Frame 1 (no input): blank canvas, image omitted
Frame 60 (the mouse pressed at the canvas centre just before this capture): blank canvas, image omitted
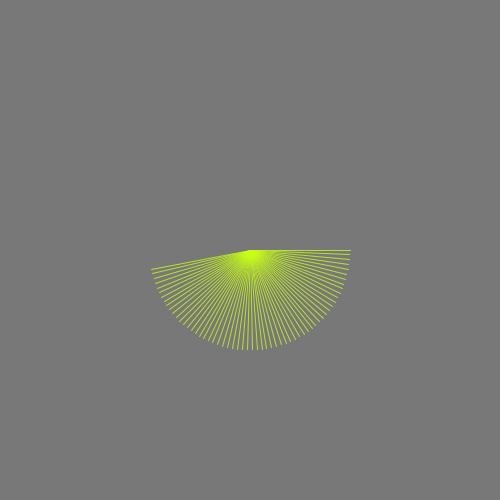
Frame 120 (the mouse held since frame 60 and released just before this capture)

The Processing sketch whose frames 1 and 60 were blank and that drew this single picture after the mouse press (run headless with seeded random() and noise(); from frame 60 on, the mouse is pressed at the canvas centre):

// Processing sketch: processing_99699
// ── processing_99699.pde

float x[] = new float [500];
float y[] = new float [500];
float x1[] = new float [500];
float y1[] = new float [500];
boolean xover = false;
boolean yover = false;
float line[] = new float [500];
int radians = 680;
float [] cos_vals = new float [radians];
float [] sin_vals = new float [radians];
float r = random (10,20);
float angulo=0;
int i=0;
void setup() {
  size(500,500);
  background(125);
  stroke(200,2000,20,200);
  smooth();
}
void draw() {
  if (mouseX <= 500 && mouseY <= 500) {
    xover = true; 
    yover = true;
  }
  if (mousePressed) {
    i++;
    if(i>= 600)
      i =0;
    //line(mouseX, mouseY, r*cos(i), r * sin (i));
    //ecuacion de circulo;
    x1[i] = mouseX + (100* cos(angulo));
    y1[i] = mouseY +(100* sin(angulo));
    angulo=angulo+0.05;

    line(mouseX, mouseY, x1[i], y1[i]);
  } 
  else { 
    background (120);

  }

}
